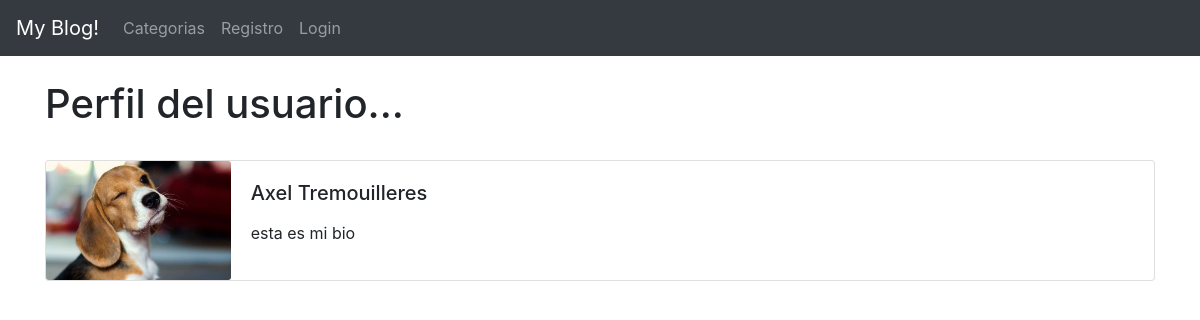
/members/1/profile/, run on the app's committed database.
### blogs/models.py (models this page shows, shortened)
class Profile(models.Model):
	user = models.OneToOneField(User, null=True, on_delete=models.CASCADE)
	bio = models.TextField()
	profile_pic = models.ImageField(null=True, blank=True, upload_to="images/profile/")
	website_url = models.CharField(max_length=255, null=True, blank=True)
	facebook_url = models.CharField(max_length=255, null=True, blank=True)
	twitter_url = models.CharField(max_length=255, null=True, blank=True)
	instagram_url = models.CharField(max_length=255, null=True, blank=True)
	pinterest_url = models.CharField(max_length=255, null=True, blank=True)

### members/views.py (the view)
# urls.py: path('<int:pk>/profile/', ShowProfilePageView.as_view(), name='show_profile_page'),
class ShowProfilePageView(DetailView):
	model = Profile
	template_name = 'registration/user_profile.html'
	def get_context_data(self, *args, **kwargs):
		context = super(ShowProfilePageView, self).get_context_data(*args, **kwargs)
		page_user = get_object_or_404(Profile, id=self.kwargs['pk'])
		context["page_user"] = page_user
		return context

### members/templates/registration/user_profile.html (shortened to what this page needs)
{% extends 'base.html' %}
{% load static %}
{% block content %}
<h1>Perfil del usuario...</h1>
<br/>
<div class="card mb-3">
  <div class="row no-gutters">
    <div class="col-md-2">
{% if page_user.profile_pic %}
      <img src="{{ page_user.profile_pic.url }}" class="card-img">
{% else %}
	<img src="{% static 'theblog/images/default_profile_pic.png' %}" class="card-img">
{% endif %}
    </div>
    <div class="col-md-10">
      <div class="card-body">
        <h5 class="card-title">
        	{{ page_user.user.first_name }}
			{{ page_user.user.last_name }}
		</h5>
<p class="card-text">
        	{{ page_user.bio }}
        </p>
      </div>
    </div>
  </div>
</div>
<br/><br/>
{% endblock %}

### data on the page
Profile: profile_pic (picture), user.first_name "Axel", user.last_name "Tremouilleres", bio "esta es mi bio"
